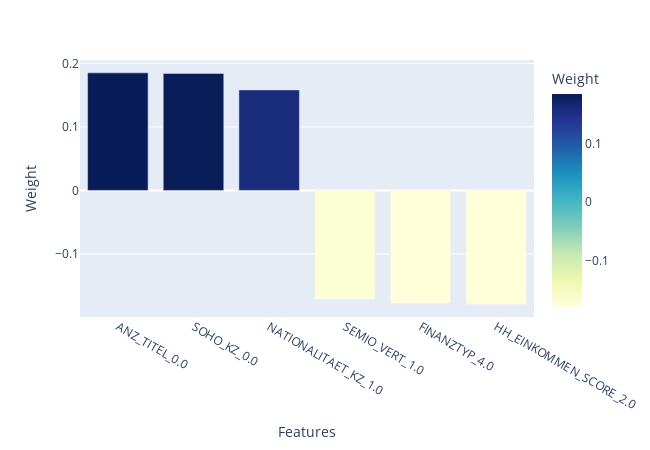

This figure's notebook cell:
### Markdown cell above
The features that are positively correlated with Principal Component 1 are:
- Customers with social status: minimalistic high-income earners (LP_STATUS_FEIN_5.0)
- Customers with vacation habits: Nature fans (GFK_URLAUBERTYP_5.0)
- Customers with return type: incentive-receptive Normal-Returner (RETOURTYP_BK_S_3.0)

The features that are negatively correlated with Principal Component 1 are:
- Customers with social status: low-income earners (LP_STATUS_GROB_1.0
- Customers with family type: single (LP_FAMILIE_FEIN_1.0 & LP_FAMILIE_GROB_1.0)

### Code cell
# PC-0 had the largest negative impact on the PCA weights for Cluster-1
map_pca_weights(azdias, 0, 3)

### Figure 1 — Plotly figure (JSON) as saved in the notebook; plotly's stock layout.template omitted (floating-point values rounded to 4 significant figures)
{"data": [{"alignmentgroup": "True", "hovertemplate": "Features=%{x}<br>Weight=%{marker.color}<extra></extra>", "legendgroup": "", "marker": {"color": [0.1851, 0.1842, 0.1583, -0.1717, -0.1777, -0.1791], "coloraxis": "coloraxis", "pattern": {"shape": ""}}, "name": "", "offsetgroup": "", "orientation": "v", "showlegend": false, "textposition": "auto", "type": "bar", "x": ["ANZ_TITEL_0.0", "SOHO_KZ_0.0", "NATIONALITAET_KZ_1.0", "SEMIO_VERT_1.0", "FINANZTYP_4.0", "HH_EINKOMMEN_SCORE_2.0"], "xaxis": "x", "y": [0.1851, 0.1842, 0.1583, -0.1717, -0.1777, -0.1791], "yaxis": "y"}], "layout": {"barmode": "relative", "coloraxis": {"colorbar": {"title": {"text": "Weight"}}, "colorscale": [[0, "rgb(255,255,217)"], [0.125, "rgb(237,248,177)"], [0.25, "rgb(199,233,180)"], [0.375, "rgb(127,205,187)"], [0.5, "rgb(65,182,196)"], [0.625, "rgb(29,145,192)"], [0.75, "rgb(34,94,168)"], [0.875, "rgb(37,52,148)"], [1, "rgb(8,29,88)"]]}, "height": 450, "legend": {"tracegroupgap": 0}, "margin": {"t": 60}, "width": 650, "xaxis": {"anchor": "y", "domain": [0, 1], "title": {"text": "Features"}}, "yaxis": {"anchor": "x", "domain": [0, 1], "title": {"text": "Weight"}}}}
